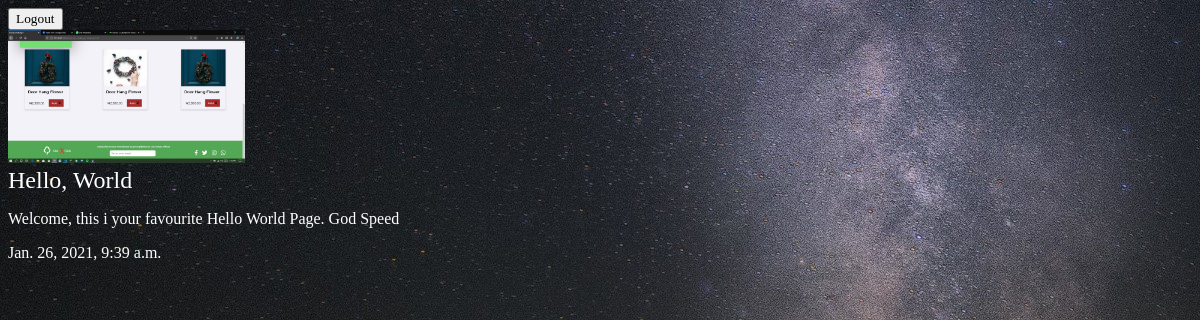
Screenshot of /articles/hello-world/ with the database file from the repository.
### articles/models.py (models this page shows, shortened)
class Articles(models.Model):
    title = models.CharField(max_length=100)
    slug = models.SlugField()
    body = models.TextField()
    date = models.DateTimeField(auto_now_add=True)
    thumb = models.ImageField(default='default.png', blank=True)

### articles/views.py (the view)
# urls.py: re_path(r'^(?P<slug>[\w-]+)/$', views.article_detail, name="article_detail"),
def article_detail(request, slug):
    article = Articles.objects.get(slug=slug)
    return render(request, 'articles/article_detail.html', {'article': article})

### articles/templates/articles/article_detail.html (shortened to what this page needs)
{% extends 'base.html' %}
{% block content %}
    <div class="article-detail">
        <div class="article">
            <img src="{{ article.thumb.url }}" alt="thumb" width="20%" height="30%">
            <h2>{{ article.title }}</h2>
            <p>{{ article.body }}</p>
            <p>{{ article.date }}</p>
        </div>
    </div>
{% endblock %}

### assets/style.css (style rules this page uses)
body * { font-family: Tahoma; }
body { background-color: #0f121f; color: #fff; background-image: url(/static/images/bg.png); background-repeat: no-repeat; }
h1, h2, h3, h4, h5 { font-weight: normal; margin: 0; }

### rows the page displays
Articles: thumb (placeholder picture), title "Hello, World", body "Welcome, this i your favourite Hello World Page. God Speed", date "Jan. 26, 2021, 9:39 a.m."
